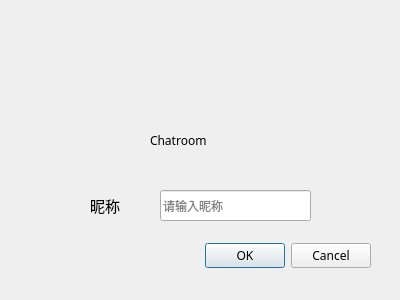
<?xml version="1.0" encoding="UTF-8"?>
<ui version="4.0">
 <class>LoginDialog</class>
 <widget class="QDialog" name="LoginDialog">
  <property name="geometry">
   <rect>
    <x>0</x>
    <y>0</y>
    <width>400</width>
    <height>300</height>
   </rect>
  </property>
  <property name="font">
   <font>
    <family>微软雅黑</family>
   </font>
  </property>
  <property name="windowTitle">
   <string>Four</string>
  </property>
  <property name="windowIcon">
   <iconset resource="image.qrc">
    <normaloff>:/image/icon.png</normaloff>:/image/icon.png</iconset>
  </property>
  <widget class="QDialogButtonBox" name="buttonBox">
   <property name="geometry">
    <rect>
     <x>30</x>
     <y>240</y>
     <width>341</width>
     <height>32</height>
    </rect>
   </property>
   <property name="font">
    <font>
     <family>微软雅黑</family>
    </font>
   </property>
   <property name="orientation">
    <enum>Qt::Horizontal</enum>
   </property>
   <property name="standardButtons">
    <set>QDialogButtonBox::Cancel|QDialogButtonBox::Ok</set>
   </property>
  </widget>
  <widget class="QLabel" name="label">
   <property name="geometry">
    <rect>
     <x>90</x>
     <y>190</y>
     <width>61</width>
     <height>31</height>
    </rect>
   </property>
   <property name="font">
    <font>
     <family>微软雅黑</family>
     <pointsize>11</pointsize>
    </font>
   </property>
   <property name="text">
    <string>昵称</string>
   </property>
  </widget>
  <widget class="QLineEdit" name="lineEdit">
   <property name="geometry">
    <rect>
     <x>160</x>
     <y>190</y>
     <width>151</width>
     <height>31</height>
    </rect>
   </property>
   <property name="placeholderText">
    <string>请输入昵称</string>
   </property>
  </widget>
  <widget class="QLabel" name="label_2">
   <property name="geometry">
    <rect>
     <x>150</x>
     <y>130</y>
     <width>91</width>
     <height>21</height>
    </rect>
   </property>
   <property name="text">
    <string>Chatroom</string>
   </property>
  </widget>
  <widget class="QLabel" name="label_3">
   <property name="geometry">
    <rect>
     <x>150</x>
     <y>30</y>
     <width>90</width>
     <height>90</height>
    </rect>
   </property>
   <property name="text">
    <string/>
   </property>
   <property name="textFormat">
    <enum>Qt::AutoText</enum>
   </property>
   <property name="pixmap">
    <pixmap resource="image.qrc">:/image/icon.png</pixmap>
   </property>
   <property name="scaledContents">
    <bool>true</bool>
   </property>
  </widget>
 </widget>
 <resources>
  <include location="image.qrc"/>
 </resources>
 <connections>
  <connection>
   <sender>buttonBox</sender>
   <signal>rejected()</signal>
   <receiver>LoginDialog</receiver>
   <slot>reject()</slot>
   <hints>
    <hint type="sourcelabel">
     <x>316</x>
     <y>260</y>
    </hint>
    <hint type="destinationlabel">
     <x>286</x>
     <y>274</y>
    </hint>
   </hints>
  </connection>
 </connections>
</ui>
